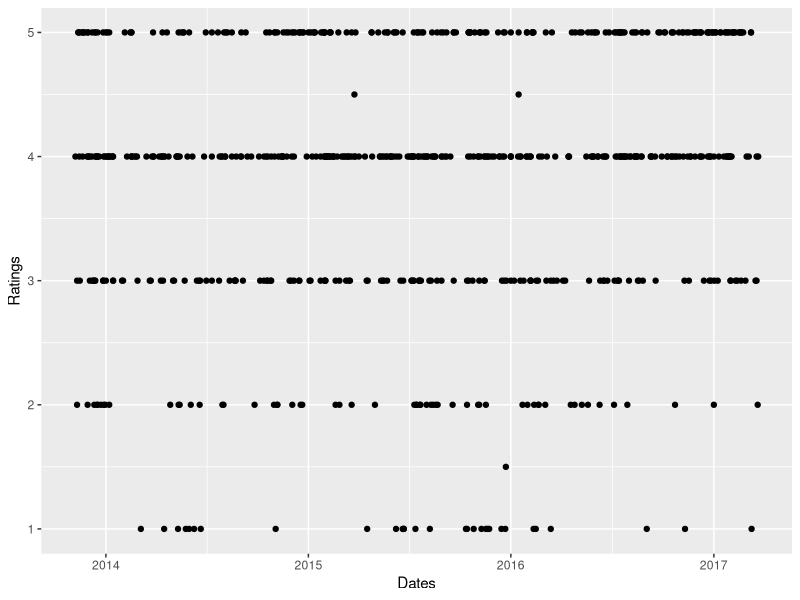

Generate this figure with R: (Note: this script raises an error after producing the figure.)
##########################################
#
# Exploratory.R
#
# The purpose of this script is to engage in some exploratory descriptive analytics
# of the customer review data
#
# Antoine Beauchamp
# Edited: March 9th, 2017
# Created: March 7th, 2017
#
#############################



CapstoneDir = "/Users/Antoine/Documents/Work/DataScience/Springboard/FoundationsofDataScience/CapstoneProject"

setwd(CapstoneDir)

rm(list=ls())


library(readr)
library(dplyr)
library(tidyr)
library(tm)
library(wordcloud)
library(ggplot2)

CapstoneDF <- read_csv("./Data/CapstoneCleanData.csv")

str(CapstoneDF)
summary(CapstoneDF)


d_byDay <- CapstoneDF %>% arrange(Dates)

head(d_byDay[2:4])

ggplot(d_byDay, aes(x=Dates, y=Ratings)) + geom_point()

#This isn't good on this time scale. Would be fine on a shorter time scale. 
# Let's lower the granularity. 

d_DateSep <- CapstoneDF %>% separate(Dates, c("Year","Month","Day")) %>% arrange(Year, Month)

head(d_DateSep[2:6],n=20)

View(d_DateSep)

d_byMonth <- d_DateSep %>% group_by(Year,Month) %>% summarise(AvgRatings=mean(Ratings))

head(d_byMonth,n=10)

d_YearMonth <- d_byMonth %>% unite("Dates", Year, Month, sep="-")

head(d_YearMonth)

ggplot(d_YearMonth, aes(x=Dates,y=AvgRatings)) + geom_point()

# Can I group by quarters? 
# First let's group by year and see. 

head(d_DateSep[2:6])

d_byYear <- d_DateSep %>% group_by(Year) %>% summarise(AvgRatings=mean(Ratings))
head(d_byYear)

ggplot(d_byYear, aes(x=Year,y=AvgRatings)) + geom_point()

#Alright let's dive into quarters then. 

head(d_DateSep[2:6])

#Identify quarters as follows: 
#Q1: Jan, Feb, March
#Q2: April, May, June
#Q3: July, Aug, Sept
#Q4: Oct, Nov, Dec.

head(CapstoneDF[2:4])

d_withQuarters <- CapstoneDF %>% mutate(Quarters = quarters.Date(Dates))

head(d_withQuarters[-1])

d_withQuarters <- d_withQuarters %>% separate(Dates, c("Year","Month","Day"))
head(d_withQuarters[-1])

d_byQuarters <- d_withQuarters %>% group_by(Year, Quarters) %>% summarise(AvgRatings = mean(Ratings)) %>% unite("YearQuarter", Year, Quarters, sep="-")
head(d_byQuarters)

ggplot(d_byQuarters, aes(x=YearQuarter, y=AvgRatings)) + geom_point()


d_Recent <- subset(d_withQuarters, d_withQuarters$Dates >= as.Date("20160101", "%Y%m%d"))

dim(d_Recent)
View(d_Recent)

#Okay this gives us about one year's worth of data. 
# Let's dig into this. 

head(d_Recent[-1])

d_2016_byMonth <- d_Recent %>% separate(Dates, c("Year", "Month", "Day")) %>% group_by(Year,Month) %>% summarise(AvgRatings=mean(Ratings)) %>% unite("YearMonth", Year, Month, sep="-")

ggplot(d_2016_byMonth, aes(x=YearMonth, y=AvgRatings)) + geom_point()


d_2016_byQuarter <- d_Recent %>% separate(Dates, c("Year", "Month", "Day")) %>% group_by(Year, Quarters) %>% summarise(AvgRatings=mean(Ratings)) %>% unite("YearQuarter", Year, Quarters, sep="-")

head(d_2016_byQuarter)

ggplot(d_2016_byQuarter, aes(x=YearQuarter, y=AvgRatings)) + geom_point()

#We see a strong trend in improving reviews through 2016. 
#Is there are a way that I can look at these different levels of granularity on the same plot? 
# Can I use a facet grid? 

#What I could do is plot the average data and facet it by quarters, right? 







CapstoneCorpus <- CapstoneDF$Reviews %>% VectorSource() %>% Corpus()
inspect(CapstoneCorpus[1:2])

CapstoneCorpus <- CapstoneCorpus %>% tm_map(removePunctuation)
CapstoneCorpus <- CapstoneCorpus %>% tm_map(removeWords, stopwords("english"))
inspect(CapstoneCorpus[1:2])


TermDocMatrix <- TermDocumentMatrix(CapstoneCorpus)
inspect(TermDocMatrix)

wordmatrix <- as.matrix(TermDocMatrix)

wordfreqs = sort(rowSums(wordmatrix), decreasing=TRUE)
head(wordfreqs)

# create a data frame with words and their frequencies
WordFreqDF = data_frame(word=names(wordfreqs), freq=wordfreqs)

head(WordFreqDF)


wordcloud(CapstoneCorpus, min.freq=2,scale=c(4,0.5), max.word=200, random.order=F)

findAssocs(TermDocMatrix, "good", .20)
findAssocs(TermDocMatrix, "service", .18)
findAssocs(TermDocMatrix,"food",0.20)
findAssocs(TermDocMatrix, "great", .20)
findAssocs(TermDocMatrix, "drinks", .25)
findAssocs(TermDocMatrix, "dinner", .33)
findAssocs(TermDocMatrix, "time", .25)
findAssocs(TermDocMatrix, "atmosphere", .20)
findAssocs(TermDocMatrix, "friendly", .25)
